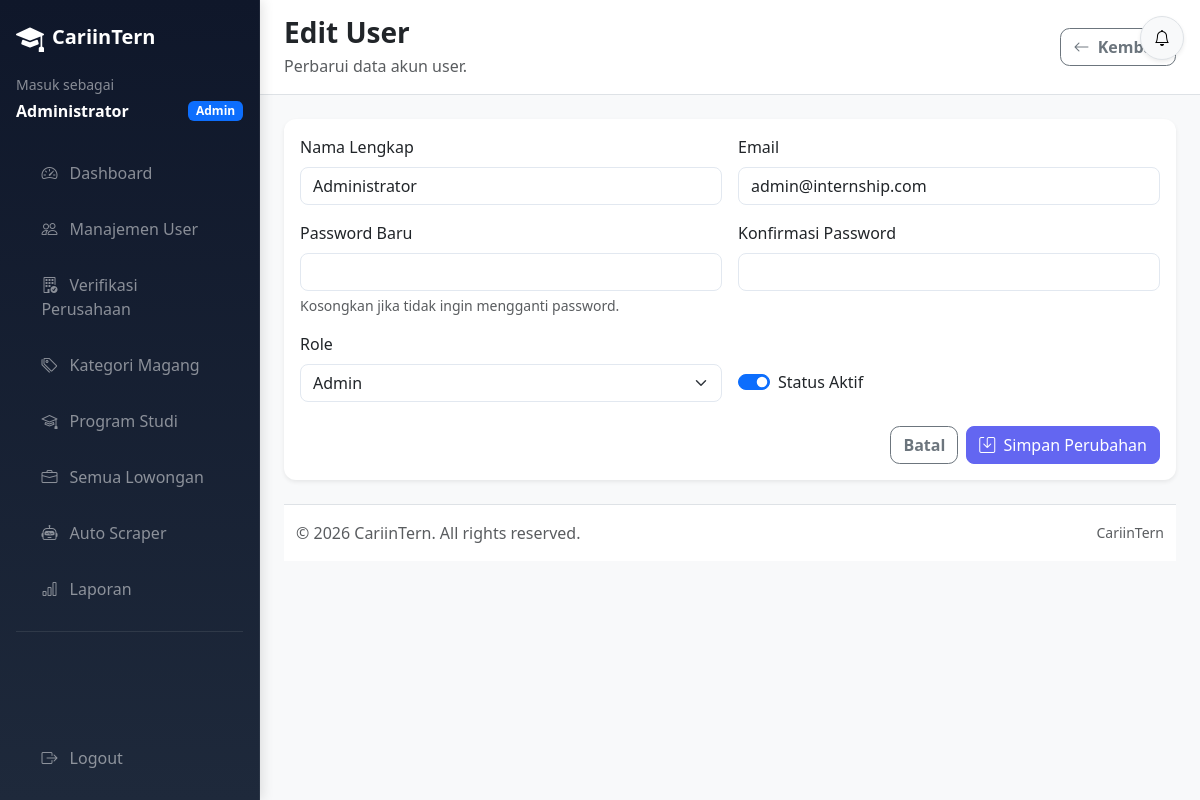
/admin/users/edit.php?id=1 (signed in), run on the app's committed database.
### tables this page shows
CREATE TABLE users (
    id INT UNSIGNED AUTO_INCREMENT PRIMARY KEY,
    name VARCHAR(100) NOT NULL,
    email VARCHAR(100) NOT NULL,
    password VARCHAR(255) NOT NULL,
    role ENUM('admin', 'company', 'student') NOT NULL,
    is_active TINYINT(1) NOT NULL DEFAULT 1,
    avatar VARCHAR(255) NULL DEFAULT NULL,
    created_at TIMESTAMP NOT NULL DEFAULT CURRENT_TIMESTAMP,
    updated_at TIMESTAMP NOT NULL DEFAULT CURRENT_TIMESTAMP ON UPDATE CURRENT_TIMESTAMP,
    UNIQUE KEY unique_users_email (email),
    KEY idx_users_role (role),
    KEY idx_users_is_active (is_active)
);

### includes/functions.php (called while the page is built, shortened)
<?php
function sanitize(string $input): string
{
    return htmlspecialchars(trim($input), ENT_QUOTES, 'UTF-8');
}

### admin/users/edit.php (the view, shortened to what this page needs)
<?php
$userId = (int) ($_GET['id'] ?? 0);
$old = [
    'name' => '',
    'email' => '',
    'role' => 'student',
    'is_active' => '1',
];
try {
    $pdo = Database::getInstance()->getConnection();
    $stmt = $pdo->prepare('SELECT id, name, email, role, is_active FROM users WHERE id = :id LIMIT 1');
    $stmt->execute([':id' => $userId]);
    $user = $stmt->fetch();
    $old = [
        'name' => sanitize((string) $user['name']),
        'email' => sanitize((string) $user['email']),
        'role' => (string) $user['role'],
        'is_active' => (string) (int) $user['is_active'],
    ];
} catch (PDOException $exception) {
    error_log('Load user edit failed: ' . $exception->getMessage());
    set_flash('error', 'Data user gagal dimuat');
    redirect(BASE_URL . '/admin/users/index.php');
}
require_once __DIR__ . '/../../layouts/header.php';
require_once __DIR__ . '/../../layouts/sidebar_admin.php';
?>
<div class="page-header d-flex flex-column flex-md-row justify-content-between align-items-md-center gap-3">
    <div>
        <h1 class="h3 fw-bold mb-1">Edit User</h1>
        <p class="text-muted mb-0">Perbarui data akun user.</p>
    </div>
    <a href="<?= rtrim(BASE_URL, '/'); ?>/admin/users/index.php" class="btn btn-outline-secondary">
        <i class="bi bi-arrow-left me-1"></i>
        Kembali
    </a>
</div>
<div class="card border-0 shadow-sm">
    <div class="card-body">
        <form id="userForm" class="needs-validation" method="POST" action="edit.php?id=<?= $userId; ?>" novalidate>
            <div class="row g-3">
                <div class="col-12 col-md-6">
                    <label for="name" class="form-label">Nama Lengkap</label>
                    <input type="text" class="form-control" id="name" name="name" value="<?= $old['name']; ?>" required>
                </div>
                <div class="col-12 col-md-6">
                    <label for="email" class="form-label">Email</label>
                    <input type="email" class="form-control" id="email" name="email" value="<?= $old['email']; ?>" required>
                </div>
                <div class="col-12 col-md-6">
                    <label for="password" class="form-label">Password Baru</label>
                    <input type="password" class="form-control" id="password" name="password" minlength="8" aria-describedby="passwordHelp">
                    <div id="passwordHelp" class="form-text">Kosongkan jika tidak ingin mengganti password.</div>
                </div>
                <div class="col-12 col-md-6">
                    <label for="passwordConfirmation" class="form-label">Konfirmasi Password</label>
                    <input type="password" class="form-control" id="passwordConfirmation" name="password_confirmation" minlength="8">
                </div>
                <div class="col-12 col-md-6">
                    <label for="role" class="form-label">Role</label>
                    <select class="form-select" id="role" name="role" required>
                        <option value="admin" <?= $old['role'] === 'admin' ? 'selected' : ''; ?>>Admin</option>
                    </select>
                </div>
                <div class="col-12 col-md-6 d-flex align-items-end">
                    <div class="form-check form-switch mb-2">
                        <input class="form-check-input" type="checkbox" role="switch" id="isActive" name="is_active" value="1" <?= $old['is_active'] === '1' ? 'checked' : ''; ?>>
                        <label class="form-check-label" for="isActive">Status Aktif</label>
                    </div>
                </div>
            </div>
            <div class="d-flex justify-content-end gap-2 mt-4">
                <a href="<?= rtrim(BASE_URL, '/'); ?>/admin/users/index.php" class="btn btn-outline-secondary">Batal</a>
                <button type="submit" class="btn btn-primary">
                    <i class="bi bi-save me-1"></i>
                    Simpan Perubahan
                </button>
            </div>
        </form>
    </div>
</div>
<?php require_once __DIR__ . '/../../layouts/footer.php'; ?>

### assets/css/custom.css (style rules this page uses)
:root { --app-sidebar-width: 250px; --app-bg: #f8f9fa; --app-border: #dee2e6; --app-primary: #0d6efd; --app-dark: #212529; --app-muted: #6c757d; }
body { background: var(--app-bg); color: #212529; font-family: system-ui, -apple-system, "Segoe UI", Roboto, "Helvetica Neue", Arial, sans-serif; overflow-x: hidden; }
a { transition: color 0.2s ease, background-color 0.2s ease, border-color 0.2s ease; }
h1, h2, h3, h4, h5, h6, p, .card, .page-header, .btn, .badge { overflow-wrap: anywhere; }
.page-header { background: #fff; border-bottom: 1px solid var(--app-border); padding: 1rem 1.5rem; margin: -1.5rem -1.5rem 1.5rem; gap: 0.75rem; }
.page-header h1, .page-header h2, .page-header h3 { margin-bottom: 0; font-weight: 700; }
.card { border: none; border-radius: 12px; box-shadow: 0 2px 10px rgba(0, 0, 0, 0.06); min-width: 0; }
.form-control, .form-select { border-radius: 0.6rem; }
.btn { border-radius: 0.6rem; font-weight: 600; }

### assets/css/theme.css (style rules this page uses)
:root { --primary: #6366f1; --primary-dark: #4f46e5; --primary-light: #e0e7ff; --secondary: #0ea5e9; --accent: #f59e0b; --success: #10b981; --danger: #ef4444; --surface: #ffffff; --surface-2: #f8fafc; --border: #e2e8f0; --text-primary: #0f172a; --text-secondary: #475569; --text-muted: #94a3b8; --shadow-sm: 0 1px 3px rgba(0, 0, 0, 0.08), 0 1px 2px rgba(0, 0, 0, 0.06); --shadow-md: 0 4px 6px rgba(0, 0, 0, 0.07), 0 2px 4px rgba(0, 0, 0, 0.06); --shadow-lg: 0 10px 15px rgba(0, 0, 0, 0.07), 0 4px 6px rgba(0, 0, 0, 0.05); --radius: 12px; --radius-sm: 8px; }
.btn-primary { background: var(--primary) !important; border-color: var(--primary) !important; border-radius: var(--radius-sm); font-weight: 500; transition: all 0.2s; }
.form-control, .form-select { border: 1.5px solid var(--border); border-radius: var(--radius-sm); transition: border-color 0.15s, box-shadow 0.15s; }

### data on the page
users: name "Administrator", email "admin@internship.com", role "Admin", is_active "☑"

### other printed values
APP_NAME "CariinTern"
$userName "Administrator"
$item['label'] "Dashboard"
$item['label'] "Manajemen User"
$item['label'] "Verifikasi Perusahaan"
$item['label'] "Kategori Magang"
$item['label'] "Program Studi"
$item['label'] "Semua Lowongan"
$item['label'] "Auto Scraper"
$item['label'] "Laporan"
